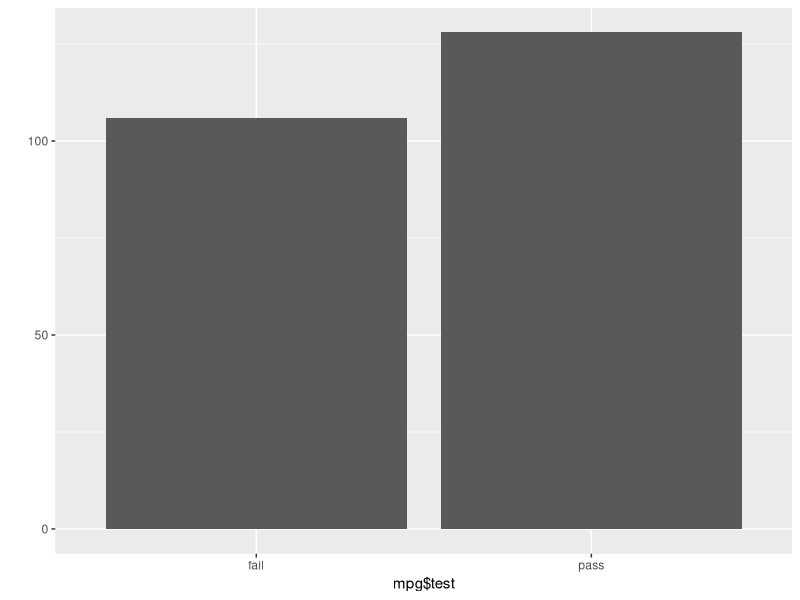

This chart was generated by the following R code:
# mpg 데이터 분석
library(ggplot2)

#ggplot2의 mpg 데이터를 데이터프레임 형태로 불러오기
mpg <- as.data.frame(ggplot2::mpg)

dim(mpg)

head(mpg)

tail(mpg)

str(mpg)

#변수명 바꾸기
df_raw <- data.frame(var1=c(1,2,1), var2=c(2,3,2))
df_raw

install.packages("dplyr")
library(dplyr)

#복사본 생성
df_new <- df_raw

#var2를 v2로 수정
df_new <- rename(df_new, v2=var2)
df_new


df <- df_raw

#파생 변수
df$var_sum <- df$var1 + df$var2
df

head(mpg)

#통합연비 구하기
mpg$total <- (mpg$cty + mpg$hwy)/2

#통합연비의 평균
mean(mpg$total)

summary(mpg$total)

#total이 20이상이면 pass 그렇지 않으면 fail
mpg$test <- ifelse(mpg$total >= 20, "pass", "fail")
View(mpg)

table(mpg$test)

#fail과 pass를 시각화
library(ggplot2)
qplot(mpg$test)

#grade 파생변수로 total이 30이상이면 A, 20이상이면 B, 20미만이면 C
mpg$grade <- ifelse(mpg$total >=30, "A", ifelse(mpg$total >=20, "B", "C"))
head(mpg)

